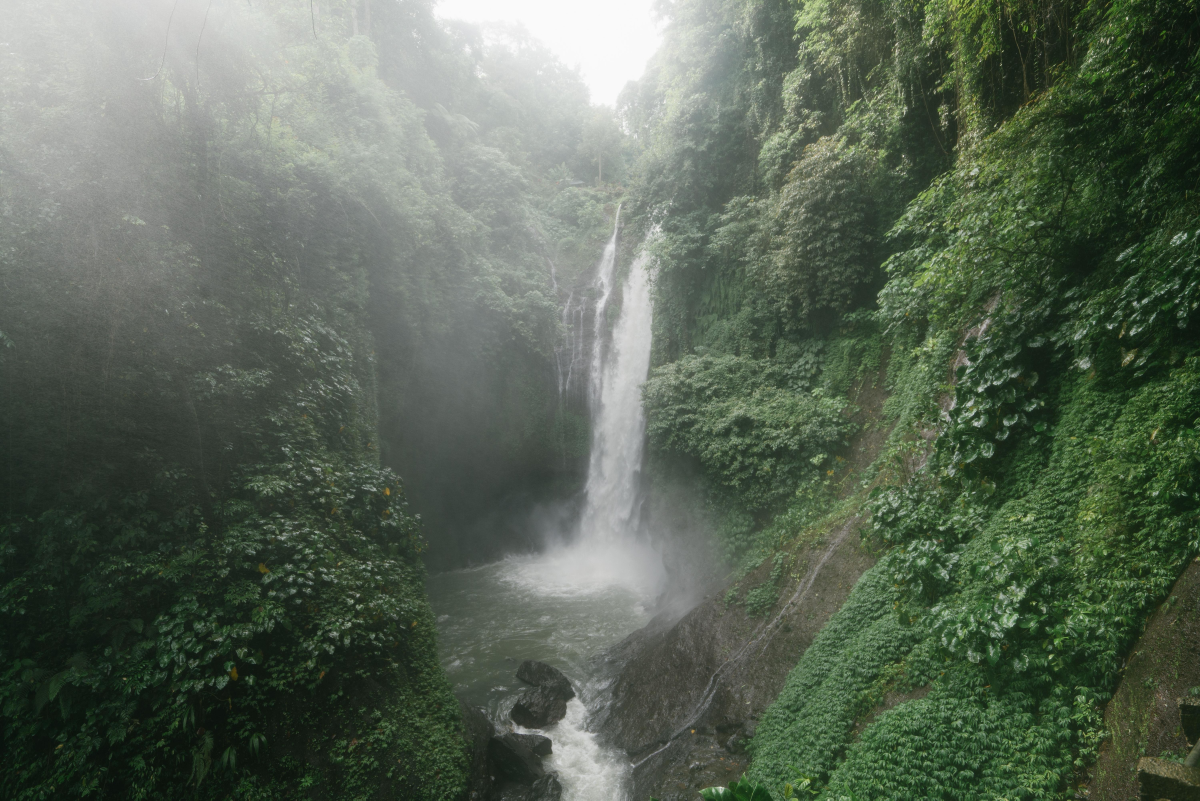
#> input picture Assignment2/Q1/images/pexels-arthouse-studio-4534200.jpg, 6000 x 4002 px (shown at 1/5 size)
$ python para_q2.py
#> lines starting #> are read from the running program, lines starting #| are printed output that depends on the picture
from concurrent.futures import ThreadPoolExecutor
import time
import random
import requests
import shutil
import cv2
import imutils
from PIL import Image

img_names = [
    'pexels-arthouse-studio-4534200.jpg',
    'pexels-fauxels-3183132.jpg',
    'pexels-fauxels-3183198.jpg',
    'pexels-lumn-167699.jpg',
    'pexels-maxime-francis-2246476.jpg',
    'pexels-piccinng-3075993.jpg',
    'pexels-roberto-nickson-2559941.jpg',
    'pexels-stefan-stefancik-919606.jpg',
    'pexels-tan-danh-1329711.jpg',
    'pexels-tim-mossholder-1000653.jpg'
]


def study(img_name):
    # [12 lines of commented-out code are left out]
        img = Image.open("./images/"+img_name)
#> img is the input picture: PIL image 6000x4002 RGB; mean R, G, B 90.2, 101.8, 86.7
        img = img.rotate(180)
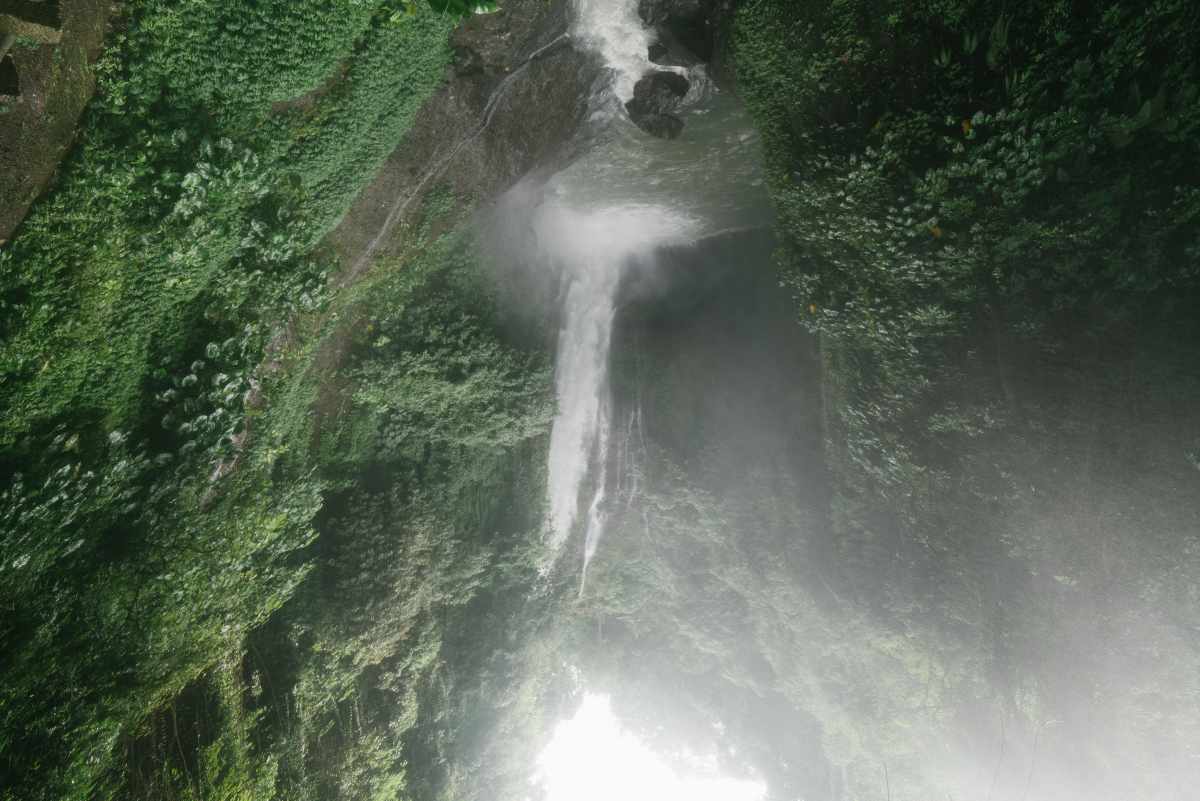
#> img: PIL image 6000x4002 RGB (shown at 1/5 size); mean R, G, B 90.2, 101.8, 86.7
        width, height = img.size
#> width = 6000; height = 4002
        area = (0, 0, width/2, height/2)
#> area = (0, 0, 3000, 2001)
        img = img.crop(area)
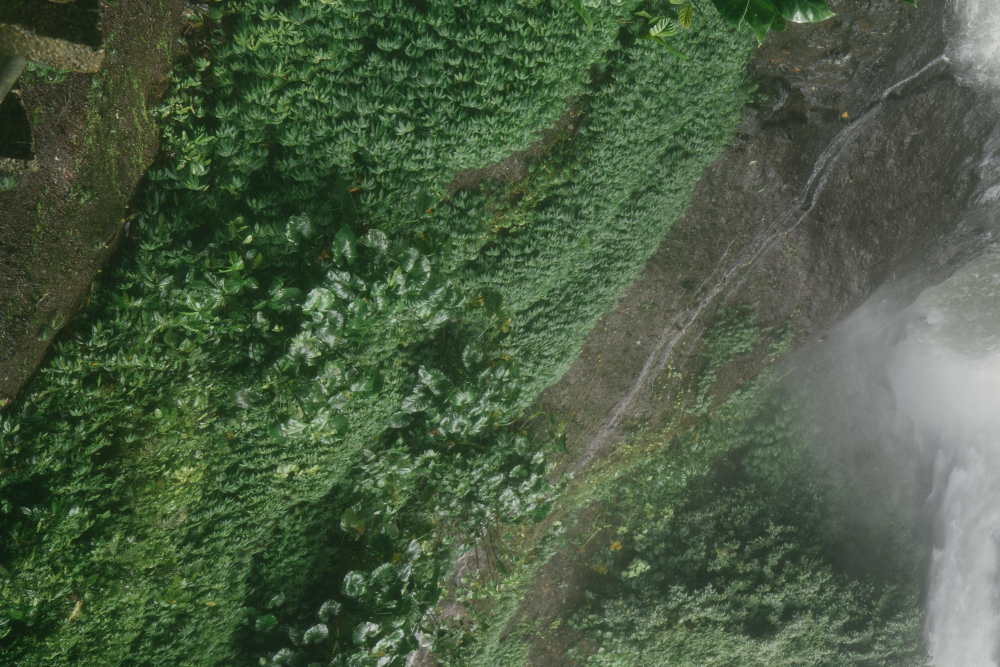
#> img: PIL image 3000x2001 RGB (shown at 1/3 size); mean R, G, B 74.7, 91.9, 66.9
        width, height = img.size
#> width = 3000; height = 2001
        img = img.resize((width//2, height//2))
#> img: PIL image 1500x1000 RGB
        img = img.transpose(Image.FLIP_LEFT_RIGHT)
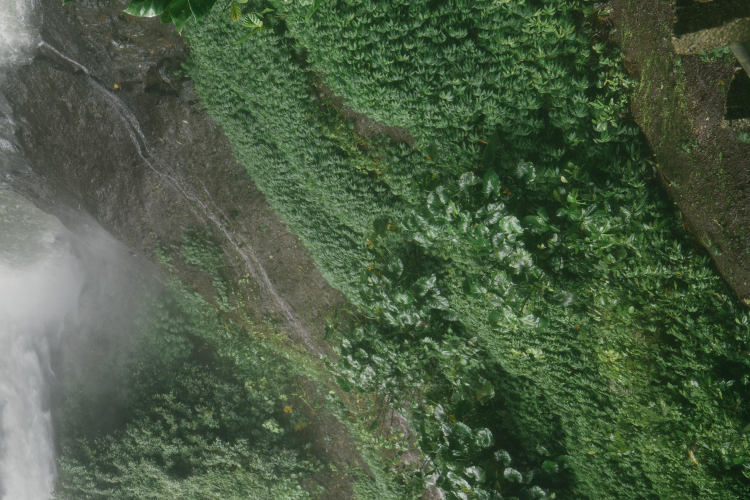
#> img: PIL image 1500x1000 RGB (shown at 1/2 size); mean R, G, B 74.7, 91.9, 66.9
        img.save("./dump/"+img_name)
        time.sleep(1)


if __name__ == '__main__':
    t1 = time.perf_counter()
    for img_name in img_names:
        study(img_name)
#> pass 2 of the loop `for img_name in img_names:`:
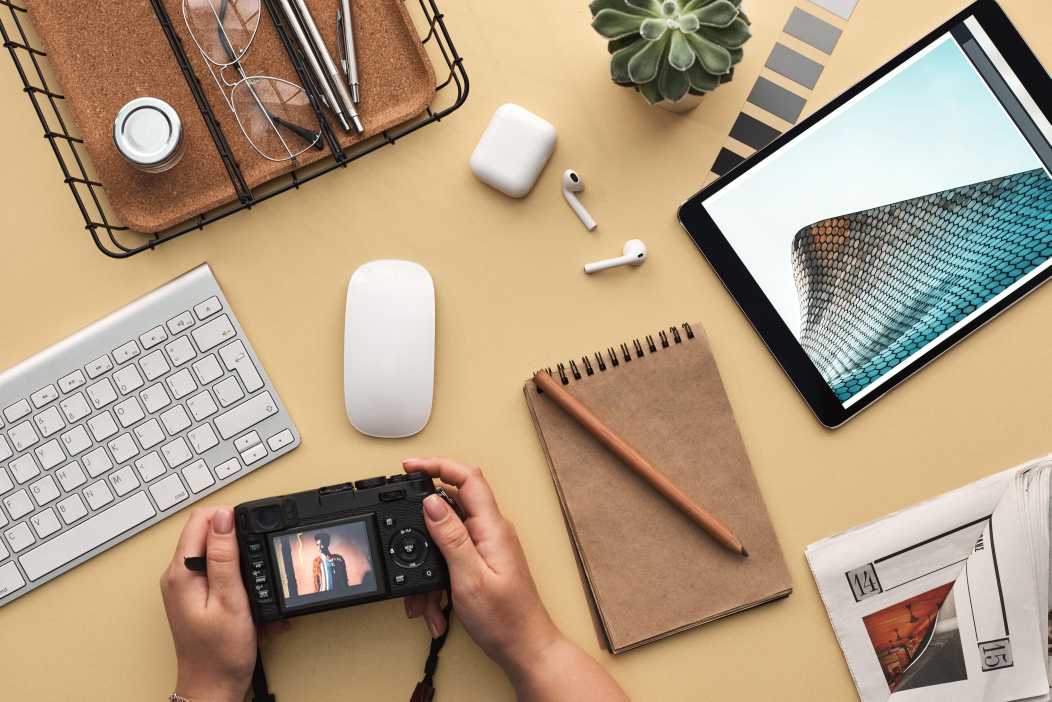
#> input picture Assignment2/Q1/images/pexels-fauxels-3183132.jpg, 7360 x 4912 px (shown at 1/7 size)
#> in study, img is the input picture: PIL image 7360x4912 RGB; mean R, G, B 177.3, 156, 130.5
#> in study (call 2), `img = img.crop(area)`:
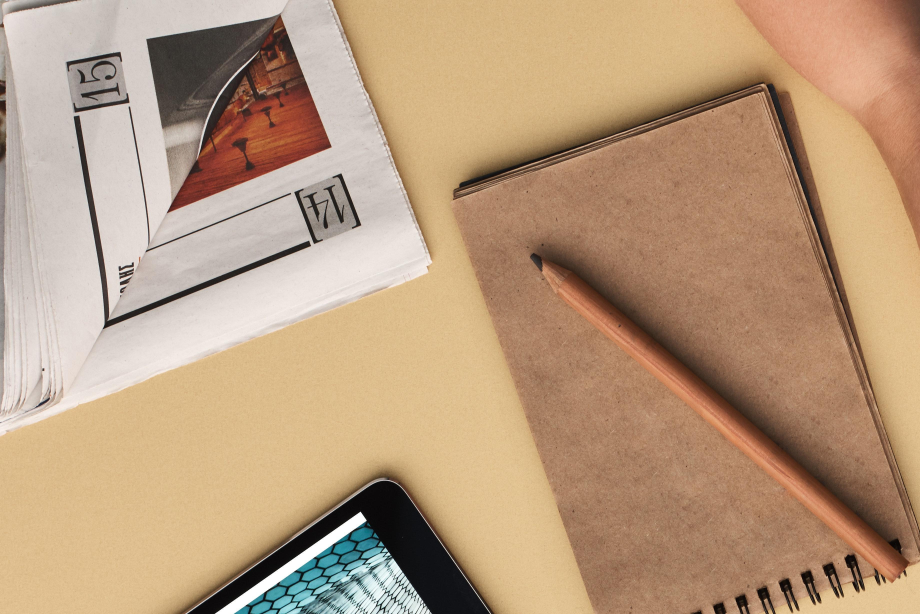
#> img: PIL image 3680x2456 RGB (shown at 1/4 size); mean R, G, B 185.3, 155.7, 126.4
#> in study (call 2), `img = img.transpose(Image.FLIP_LEFT_RIGHT)`:
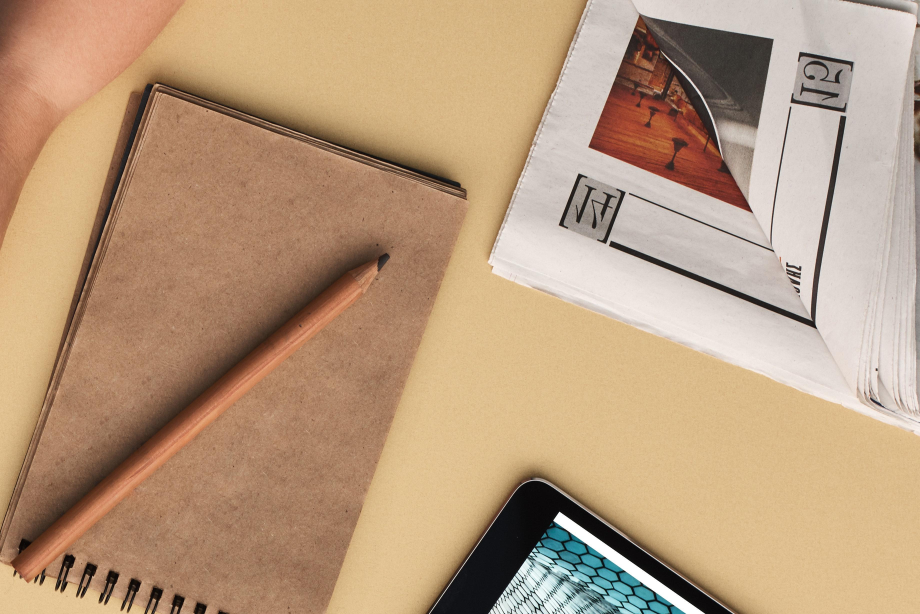
#> img: PIL image 1840x1228 RGB (shown at 1/2 size); mean R, G, B 185.3, 155.7, 126.4
#> (the run stopped early here; a loop or call above may not have finished)
